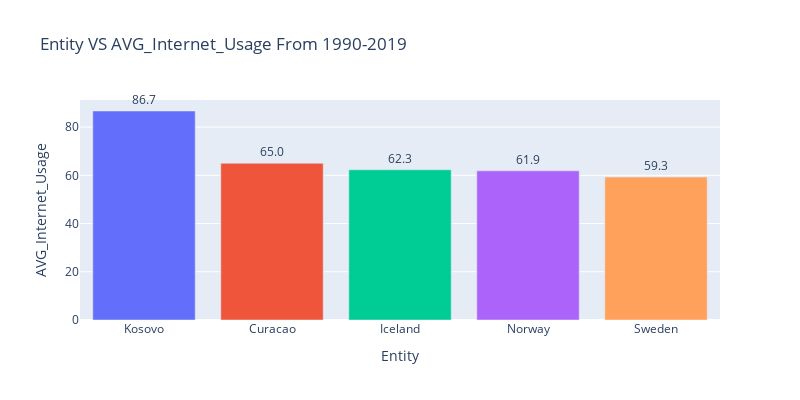

Here is the notebook cell this chart was saved with:
### Code cell
fig = px.bar(q1, x="Entity", y="AVG_Internet_Usage", color='Entity',title = "Entity VS AVG_Internet_Usage From 1990-2019", width=800, height=400,text_auto='.3s')
fig.update_traces(textfont_size=12, textangle=0, textposition="outside", cliponaxis=False,showlegend=False)

fig.show()

### Figure 1 — Plotly figure (JSON) as saved in the notebook; plotly's stock layout.template omitted (floating-point values rounded to 4 significant figures)
{"data": [{"alignmentgroup": "True", "cliponaxis": false, "hovertemplate": "Entity=%{x}<br>AVG_Internet_Usage=%{y}<extra></extra>", "legendgroup": "Kosovo", "marker": {"color": "#636efa", "pattern": {"shape": ""}}, "name": "Kosovo", "offsetgroup": "Kosovo", "orientation": "v", "showlegend": false, "textangle": 0, "textfont": {"size": 12}, "textposition": "outside", "texttemplate": "%{y:.3s}", "type": "bar", "x": ["Kosovo"], "xaxis": "x", "y": [86.67], "yaxis": "y"}, {"alignmentgroup": "True", "cliponaxis": false, "hovertemplate": "Entity=%{x}<br>AVG_Internet_Usage=%{y}<extra></extra>", "legendgroup": "Curacao", "marker": {"color": "#EF553B", "pattern": {"shape": ""}}, "name": "Curacao", "offsetgroup": "Curacao", "orientation": "v", "showlegend": false, "textangle": 0, "textfont": {"size": 12}, "textposition": "outside", "texttemplate": "%{y:.3s}", "type": "bar", "x": ["Curacao"], "xaxis": "x", "y": [64.99], "yaxis": "y"}, {"alignmentgroup": "True", "cliponaxis": false, "hovertemplate": "Entity=%{x}<br>AVG_Internet_Usage=%{y}<extra></extra>", "legendgroup": "Iceland", "marker": {"color": "#00cc96", "pattern": {"shape": ""}}, "name": "Iceland", "offsetgroup": "Iceland", "orientation": "v", "showlegend": false, "textangle": 0, "textfont": {"size": 12}, "textposition": "outside", "texttemplate": "%{y:.3s}", "type": "bar", "x": ["Iceland"], "xaxis": "x", "y": [62.29], "yaxis": "y"}, {"alignmentgroup": "True", "cliponaxis": false, "hovertemplate": "Entity=%{x}<br>AVG_Internet_Usage=%{y}<extra></extra>", "legendgroup": "Norway", "marker": {"color": "#ab63fa", "pattern": {"shape": ""}}, "name": "Norway", "offsetgroup": "Norway", "orientation": "v", "showlegend": false, "textangle": 0, "textfont": {"size": 12}, "textposition": "outside", "texttemplate": "%{y:.3s}", "type": "bar", "x": ["Norway"], "xaxis": "x", "y": [61.85], "yaxis": "y"}, {"alignmentgroup": "True", "cliponaxis": false, "hovertemplate": "Entity=%{x}<br>AVG_Internet_Usage=%{y}<extra></extra>", "legendgroup": "Sweden", "marker": {"color": "#FFA15A", "pattern": {"shape": ""}}, "name": "Sweden", "offsetgroup": "Sweden", "orientation": "v", "showlegend": false, "textangle": 0, "textfont": {"size": 12}, "textposition": "outside", "texttemplate": "%{y:.3s}", "type": "bar", "x": ["Sweden"], "xaxis": "x", "y": [59.27], "yaxis": "y"}], "layout": {"barmode": "relative", "height": 400, "legend": {"title": {"text": "Entity"}, "tracegroupgap": 0}, "title": {"text": "Entity VS AVG_Internet_Usage From 1990-2019"}, "width": 800, "xaxis": {"anchor": "y", "categoryarray": ["Kosovo", "Curacao", "Iceland", "Norway", "Sweden"], "categoryorder": "array", "domain": [0, 1], "title": {"text": "Entity"}}, "yaxis": {"anchor": "x", "domain": [0, 1], "title": {"text": "AVG_Internet_Usage"}}}}
